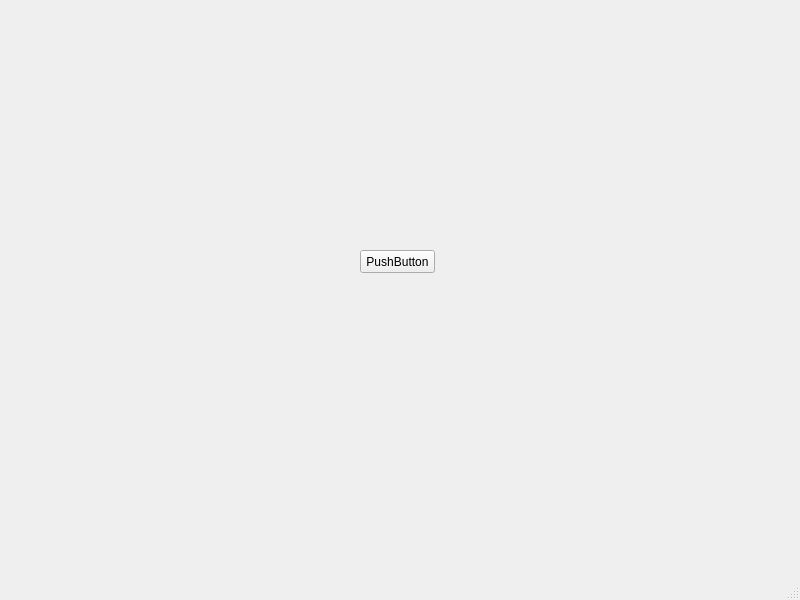
<?xml version="1.0" encoding="UTF-8"?>
<ui version="4.0">
 <class>MainWindow</class>
 <widget class="QMainWindow" name="MainWindow">
  <property name="geometry">
   <rect>
    <x>0</x>
    <y>0</y>
    <width>800</width>
    <height>600</height>
   </rect>
  </property>
  <property name="windowTitle">
   <string>MainWindow</string>
  </property>
  <widget class="QWidget" name="centralwidget">
   <widget class="QPushButton" name="pushButton">
    <property name="geometry">
     <rect>
      <x>360</x>
      <y>250</y>
      <width>75</width>
      <height>23</height>
     </rect>
    </property>
    <property name="text">
     <string>PushButton</string>
    </property>
   </widget>
  </widget>
  <widget class="QMenuBar" name="menubar">
   <property name="geometry">
    <rect>
     <x>0</x>
     <y>0</y>
     <width>800</width>
     <height>21</height>
    </rect>
   </property>
  </widget>
  <widget class="QStatusBar" name="statusbar"/>
 </widget>
 <resources/>
 <connections/>
</ui>
